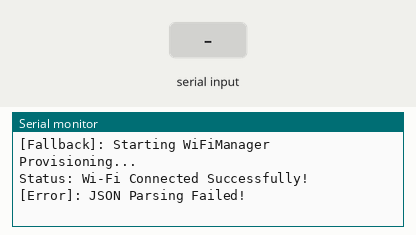
Simulated run of this sketch. Board: ESP32. On the bench: the last lines printed to the serial monitor. The inputs (shaded band) are chosen by the test bench. WiFi joins after 1.5 s; servers stay silent unless stated; a WiFi scan finds three made-up networks; uploads are accepted with an empty reply; EEPROM starts erased.

Above: at 2.9 s.
3.0 s: "scan wifi\n" received over Serial
At 4.1 s:
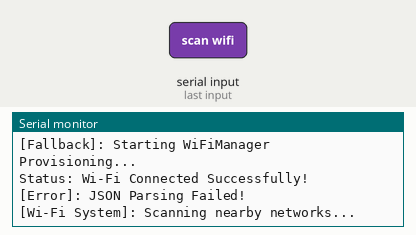
6.0 s: "enable portal\n" received over Serial
At 6.7 s:
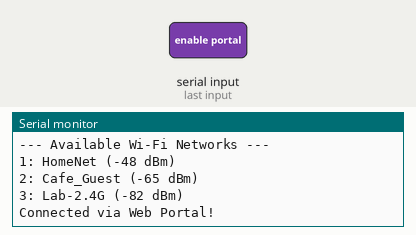

Measured:
- after the input at 3.0 s, the serial monitor: prints a new line at once (image 1)
- after the input at 6.0 s, the serial monitor: prints a new line at once (image 2)

The sketch:

MGNK_V1_ESP32_1_Primary_AI.ino
```cpp
/*
  Project: MGNK Robot V1 - Primary AI Brain (Version 1.6 Final Master Release)
  File Title: MGNK_V1_ESP32_Primary_AI_Brain.ino
  Developer: Karthikeyan Chairman
  Architecture:
    - ESP32 #1: Gemini AI + Dual-Mode Wi-Fi Architecture (Master)
    - ESP32 #2: Audio & TTS Engine (Slave)
    - Arduino: Hardware Sensors
*/

#include <WiFi.h>
#include <HTTPClient.h>
#include <ArduinoJson.h>
#include <WiFiManager.h>
#include <Preferences.h>

Preferences prefs; // Permanent Memory (NVS) to store Wi-Fi details

// Google Gemini API Key
const char* gemini_api_key = "YOUR_GEMINI_API_KEY_HERE";

// Hardware Serial Pins
#define TXD2 17
#define RXD2 16
#define RXD1 18
#define TXD1 19

WiFiManager wm;

void sendToGemini(String userQuery) {
  if (WiFi.status() == WL_CONNECTED) {
    HTTPClient http;
    String url = "https://generativelanguage.googleapis.com/v1beta/models/gemini-1.5-flash:generateContent?key=" + String(gemini_api_key);

    http.begin(url);
    http.addHeader("Content-Type", "application/json");
    http.setTimeout(10000);

    JsonDocument doc;
    JsonArray contents = doc["contents"].to<JsonArray>();
    JsonObject contentObj = contents.add<JsonObject>();
    JsonArray parts = contentObj["parts"].to<JsonArray>();
    JsonObject partObj = parts.add<JsonObject>();

    String promptInstruction = "You are MGNK Robot V1, created by Karthikeyan Chairman. Respond in 1 short, enthusiastic sentence for voice playback: " + userQuery;
    partObj["text"] = promptInstruction;

    String requestBody;
    serializeJson(doc, requestBody);

    int httpResponseCode = http.POST(requestBody);

    if (httpResponseCode > 0) {
      String response = http.getString();
      JsonDocument responseDoc;
      DeserializationError error = deserializeJson(responseDoc, response);

      if (!error) {
        const char* aiAnswer = responseDoc["candidates"][0]["content"]["parts"][0]["text"];
        if (aiAnswer) {
          Serial.print("\n[AI Output]: ");
          Serial.println(aiAnswer);
          Serial2.print("TTS_TEXT:");
          Serial2.println(aiAnswer);
        }
      } else {
        Serial.println("\n[Error]: JSON Parsing Failed!");
      }
    } else {
      Serial.print("\n[HTTP Error]: Code ");
      Serial.println(httpResponseCode);
    }
    http.end();
  } else {
    Serial.println("\n[Wi-Fi Error]: Not connected to Wi-Fi.");
  }
}

// Function to scan surrounding Wi-Fi networks via Voice/Command
void scanWiFiNetworks() {
  Serial.println("[Wi-Fi System]: Scanning nearby networks...");
  Serial2.println("TTS_TEXT:Scanning nearby Wi-Fi networks, please wait.");

  int n = WiFi.scanNetworks();
  if (n == 0) {
    Serial2.println("TTS_TEXT:No Wi-Fi networks found.");
  } else {
    String foundString = "TTS_TEXT:Found " + String(n) + " networks. First available is " + WiFi.SSID(0);
    Serial2.println(foundString);
    Serial.println("\n--- Available Wi-Fi Networks ---");
    for (int i = 0; i < n; ++i) {
      Serial.printf("%d: %s (%d dBm)\n", i + 1, WiFi.SSID(i).c_str(), WiFi.RSSI(i));
    }
  }
}

// Function to manual/voice connect using SSID and Password
void connectWiFiManual(String ssid, String pass) {
  Serial.println("[Wi-Fi System]: Attempting connection to " + ssid);
  Serial2.println("TTS_TEXT:Connecting to " + ssid);

  WiFi.begin(ssid.c_str(), pass.c_str());
  int count = 0;
  while (WiFi.status() != WL_CONNECTED && count < 20) {
    delay(500);
    Serial.print(".");
    count++;
  }

  if (WiFi.status() == WL_CONNECTED) {
    Serial.println("\n[Wi-Fi System]: Connected Successfully!");
    Serial2.println("TTS_TEXT:Wi-Fi connected successfully!");

    // Save to permanent NVS Memory
    prefs.begin("wifi_store", false);
    prefs.putString("ssid", ssid);
    prefs.putString("pass", pass);
    prefs.end();
  } else {
    Serial.println("\n[Wi-Fi System]: Connection Failed!");
    Serial2.println("TTS_TEXT:Connection failed. Please check password.");
  }
}

// Function to trigger Web Portal Mode
void startWebPortal() {
  Serial2.println("TTS_TEXT:Starting Web Portal Setup. Connect to MGNK V1 Setup Hotspot.");
  wm.setConfigPortalTimeout(180); // 3 minutes timeout
  if (!wm.startConfigPortal("MGNK_V1_Setup")) {
    Serial.println("Portal Timeout, returning to main loop.");
  } else {
    Serial.println("Connected via Web Portal!");
    Serial2.println("TTS_TEXT:Wi-Fi Connected via Web Portal!");
  }
}

void processQuery(String query) {
  query.toLowerCase();

  // Local Wi-Fi Commands
  if (query == "scan wifi" || query == "scan_wifi") {
    scanWiFiNetworks();
  }
  else if (query.startsWith("connect:")) { // Format: CONNECT:SSID:PASSWORD
    int firstColon = query.indexOf(':');
    int secondColon = query.indexOf(':', firstColon + 1);
    if (secondColon > 0) {
      String newSSID = query.substring(firstColon + 1, secondColon);
      String newPass = query.substring(secondColon + 1);
      connectWiFiManual(newSSID, newPass);
    }
  }
  else if (query == "enable portal" || query == "web portal") {
    startWebPortal();
  }
  // Personal Info Triggers
  else if (query.indexOf("who created you") >= 0 || query.indexOf("who is your creator") >= 0) {
    Serial2.println("LOCAL_SD_PLAY:creator_info.mp3");
  }
  else if (query.indexOf("father name") >= 0 || query.indexOf("creator father") >= 0) {
    Serial2.println("LOCAL_SD_PLAY:father_info.mp3");
  }
  else {
    sendToGemini(query);
  }
}

void setup() {
  Serial.begin(115200);
  Serial2.begin(115200, SERIAL_8N1, RXD2, TXD2);
  Serial1.begin(9600, SERIAL_8N1, RXD1, TXD1);

  Serial.println("\n==================================================");
  Serial.println("  MGNK V1 - Primary AI Brain (v1.6 Dual Wi-Fi)");
  Serial.println("  Developer: Karthikeyan Chairman");
  Serial.println("==================================================");

  // Try auto-connect from saved NVS memory
  prefs.begin("wifi_store", true);
  String savedSSID = prefs.getString("ssid", "");
  String savedPass = prefs.getString("pass", "");
  prefs.end();

  bool connected = false;

  if (savedSSID != "") {
    Serial.println("[Memory]: Found saved Wi-Fi: " + savedSSID);
    WiFi.begin(savedSSID.c_str(), savedPass.c_str());

    // 10 Seconds Timeout Check
    int retry = 0;
    while (WiFi.status() != WL_CONNECTED && retry < 20) {
      delay(500);
      Serial.print(".");
      retry++;
    }
    if (WiFi.status() == WL_CONNECTED) {
      connected = true;
    }
  }

  // If NVS memory fails or empty, fallback to WiFiManager
  if (!connected) {
    Serial.println("\n[Fallback]: Starting WiFiManager Provisioning...");
    wm.autoConnect("MGNK_V1_Setup");
  }

  // Boot Greeting
  if (WiFi.status() == WL_CONNECTED) {
    Serial.println("\nStatus: Wi-Fi Connected Successfully!");
    sendToGemini("System startup complete. Greet Karthikeyan Chairman politely.");
  }
}

void loop() {
  if (Serial1.available() > 0) {
    String sensorData = Serial1.readStringUntil('\n');
    sensorData.trim();
    if (sensorData.indexOf("Human Motion Detected") >= 0) {
      processQuery("A person just walked in front of you. Welcome them warmly.");
    }
  }

  if (Serial.available() > 0) {
    String manualQuery = Serial.readStringUntil('\n');
    manualQuery.trim();
    if (manualQuery.length() > 0) {
      processQuery(manualQuery);
    }
  }
  delay(100);
}
```
